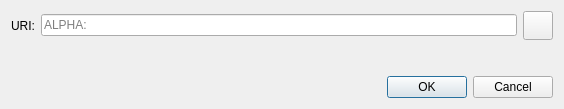
<?xml version="1.0" encoding="UTF-8"?>
<ui version="4.0">
 <class>OpenURIDialog</class>
 <widget class="QDialog" name="OpenURIDialog">
  <property name="geometry">
   <rect>
    <x>0</x>
    <y>0</y>
    <width>564</width>
    <height>109</height>
   </rect>
  </property>
  <property name="windowTitle">
   <string>Open ALPHA URI</string>
  </property>
  <layout class="QVBoxLayout" name="verticalLayout">
   <item>
    <layout class="QHBoxLayout" name="horizontalLayout">
     <item>
      <widget class="QLabel" name="label">
       <property name="text">
        <string>URI:</string>
       </property>
      </widget>
     </item>
     <item>
      <widget class="QValidatedLineEdit" name="uriEdit">
       <property name="placeholderText">
        <string notr="true">ALPHA:</string>
       </property>
      </widget>
     </item>
     <item>
      <widget class="QToolButton" name="pasteButton">
       <property name="toolTip">
        <string extracomment="Tooltip text for button that allows you to paste an address that is in your clipboard.">Paste address from clipboard</string>
       </property>
       <property name="text">
        <string/>
       </property>
       <property name="icon">
        <iconset resource="../bitcoin.qrc">
         <normaloff>:/icons/editpaste</normaloff>:/icons/editpaste
        </iconset>
       </property>
       <property name="iconSize">
        <size>
         <width>22</width>
         <height>22</height>
        </size>
       </property>
      </widget>
     </item>
    </layout>
   </item>
   <item>
    <spacer name="verticalSpacer">
     <property name="orientation">
      <enum>Qt::Vertical</enum>
     </property>
     <property name="sizeHint" stdset="0">
      <size>
       <width>20</width>
       <height>40</height>
      </size>
     </property>
    </spacer>
   </item>
   <item>
    <widget class="QDialogButtonBox" name="buttonBox">
     <property name="orientation">
      <enum>Qt::Horizontal</enum>
     </property>
     <property name="standardButtons">
      <set>QDialogButtonBox::Cancel|QDialogButtonBox::Ok</set>
     </property>
    </widget>
   </item>
  </layout>
 </widget>
 <customwidgets>
  <customwidget>
   <class>QValidatedLineEdit</class>
   <extends>QLineEdit</extends>
   <header>qt/qvalidatedlineedit.h</header>
  </customwidget>
 </customwidgets>
 <resources/>
 <connections>
  <connection>
   <sender>buttonBox</sender>
   <signal>accepted()</signal>
   <receiver>OpenURIDialog</receiver>
   <slot>accept()</slot>
   <hints>
    <hint type="sourcelabel">
     <x>248</x>
     <y>254</y>
    </hint>
    <hint type="destinationlabel">
     <x>157</x>
     <y>274</y>
    </hint>
   </hints>
  </connection>
  <connection>
   <sender>buttonBox</sender>
   <signal>rejected()</signal>
   <receiver>OpenURIDialog</receiver>
   <slot>reject()</slot>
   <hints>
    <hint type="sourcelabel">
     <x>316</x>
     <y>260</y>
    </hint>
    <hint type="destinationlabel">
     <x>286</x>
     <y>274</y>
    </hint>
   </hints>
  </connection>
 </connections>
</ui>
